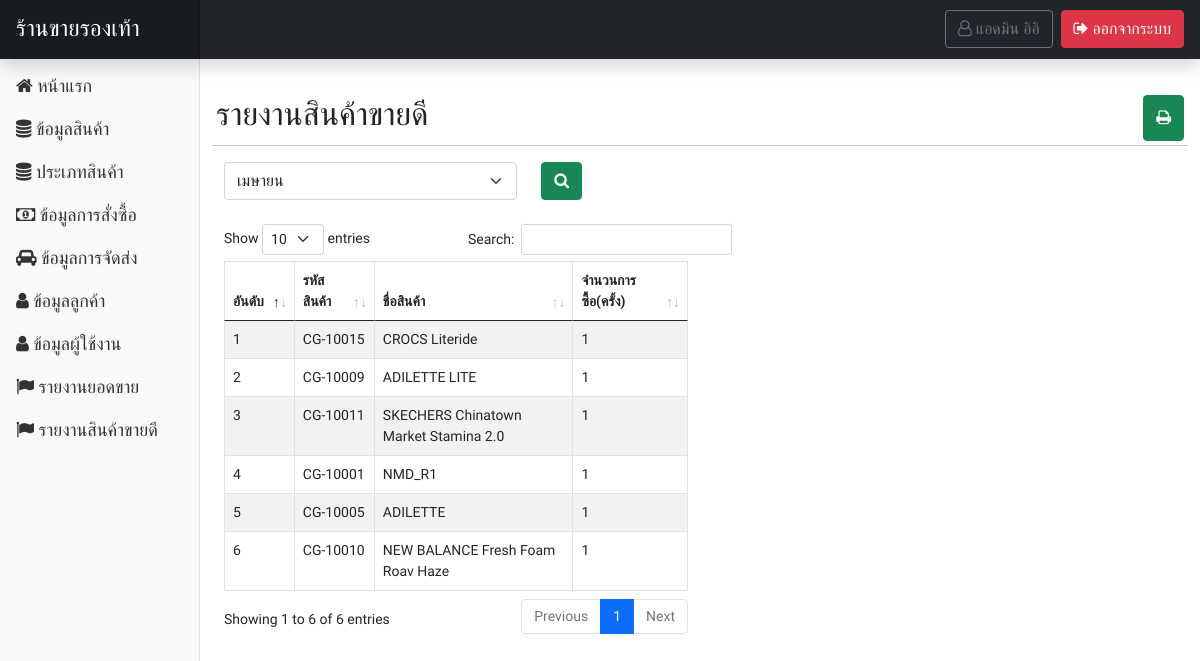
The app's page /page-admin/report_bestsell.php?month=04 (signed in), older data.
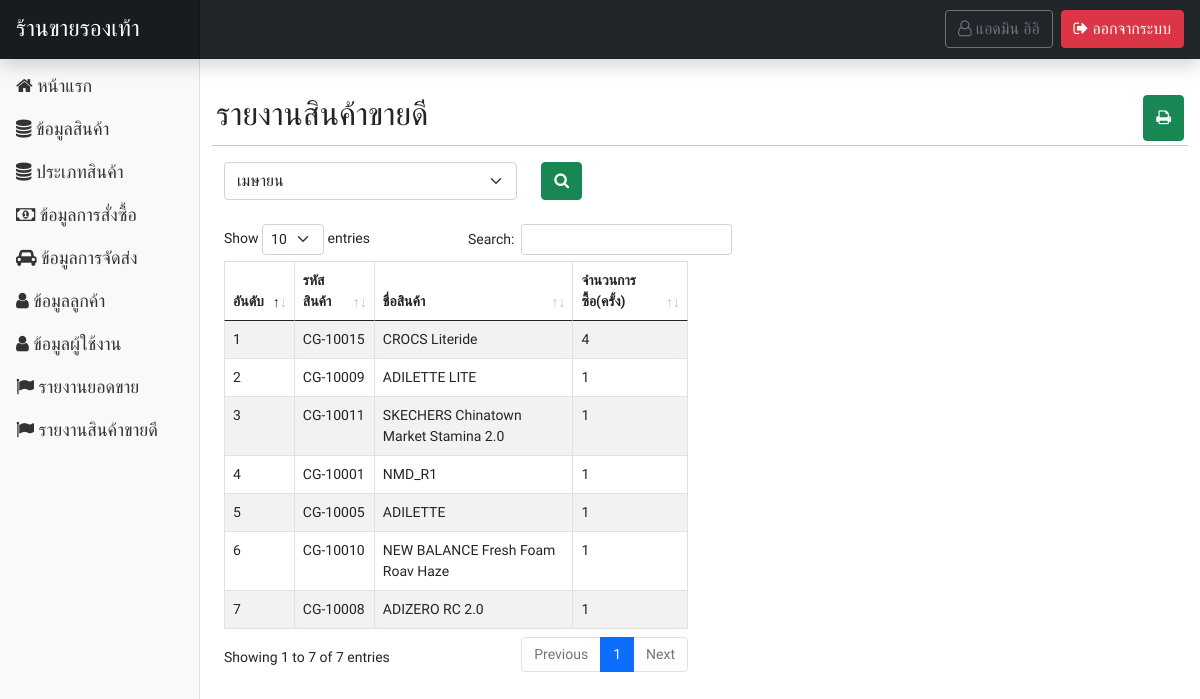
The same page, newer data.
### tables this page shows
CREATE TABLE `tbl_payment_list` (
  `pl_id` int(50) NOT NULL COMMENT 'ID',
  `pl_pm_code` varchar(255) NOT NULL COMMENT 'รหัสการสั่งซื้อ',
  `pl_cg_id` varchar(255) NOT NULL COMMENT 'ID สินค้า',
  `pl_amount` varchar(255) NOT NULL COMMENT 'จำนวน',
  `pl_size` varchar(10) NOT NULL
);

CREATE TABLE `tbl_cargo` (
  `cg_id` int(20) NOT NULL COMMENT 'ID',
  `cg_code` varchar(255) NOT NULL COMMENT 'รหัสสินค้า',
  `cg_name` varchar(255) NOT NULL COMMENT 'ชื่อสินค้า',
  `cg_detail` text NOT NULL COMMENT 'รายละเอียด',
  `cg_img` varchar(255) NOT NULL COMMENT 'รูปภาพ',
  `cg_type_id` varchar(50) NOT NULL COMMENT 'ID ประเภทสินค้า',
  `cg_price` varchar(50) NOT NULL COMMENT 'ราคา',
  `cg_amount` varchar(50) NOT NULL COMMENT 'จำนวนในคลัง',
  `cg_view` varchar(50) NOT NULL DEFAULT '0' COMMENT 'การดูสินค้า'
);

### functions.php (called while the page is built, shortened)
<?php
class ConnectDB
{
    protected $db;
    function __construct()
    {
        $DB_HOST = "localhost";
        $DB_USER = "root";
        $DB_PASS = "";
        $DB_NAME = "stoe_store";
        $con = new mysqli($DB_HOST, $DB_USER, $DB_PASS, $DB_NAME);
        $con->set_charset("utf8");
        $this->db = $con;
    }
    function query($data)
    {
        $result = $this->db->query($data);
        if ($result == true) {
            return $result;
        } else {
            echo "Error to query.!!";
        }
    }
}
class User extends ConnectDB
{
    function userGetById($id)
    {
        $result = $this->db->query("SELECT * FROM tbl_user WHERE u_id = '$id' ");
        $row = $result->fetch_all(MYSQLI_ASSOC);
        return $row;
    }
}
function NameMonth()
{
    $monthList = [
        "01" => "มกราคม",
        "02" => "กุมภาพันธ์",
        "03" => "มีนาคม",
        "04" => "เมษายน",
        "05" => "พฤษภาคม",
        "06" => "มิถุนายน",
        "07" => "กรกฎาคม",
        "08" => "สิงหาคม",
        "09" => "กันยายน",
        "10" => "ตุลาคม",
        "11" => "พฤศจิกายน",
        "12" => "ธันวาคม",
    ];
    return $monthList;
}

### page-admin/report_bestsell.php (the view, shortened to what this page needs)
<?php include('header.php'); ?>
</head>
<body>
    <?php
    $obj = new ConnectDB();
    if (isset($_GET['month']) && !empty($_GET['month'])) {
        $result = $obj->query("SELECT *,COUNT(cg.cg_code*pl_amount) as total FROM tbl_payment_list as pl INNER JOIN tbl_payment as pm ON pl.pl_pm_code = pm.pm_code INNER JOIN tbl_cargo as cg ON pl.pl_cg_id = cg.cg_id WHERE MONTH(pm.pm_date) = '" . $_GET['month'] . "' GROUP BY cg.cg_code ORDER BY total DESC ");
    }
    ?>
    <?php include('navbar.php'); ?>
    <div class="container-fluid">
        <div class="row my-4">
            <?php include('sidebar.php'); ?>
            <main class="col-md-9 ms-sm-auto col-lg-10 px-md-4">
                <div class="row mt-2">
                    <div class="d-flex justify-content-between align-content-center p-1">
                        <h2>รายงานสินค้าขายดี
                            <?php $i = 1; ?>
                        </h2>
                        <button onclick="window.print()" class="btn btn-success no-print"><i class="fa fa-print"></i> </button>
                    </div>
                    <hr>
                    <div class="row mb-4">
                        <div class="col-md-12">
                            <form action="" method="GET">
                                <div class="row">
                                    <div class="col-md-4">
                                        <select class="form-select no-print" name="month" id="no-print">
                                            <?php foreach (NameMonth() as $key => $value) { ?>
                                                <option value="<?= $key; ?>" <?php if (isset($_GET['month']) && $_GET['month'] == $key) {
                                                                                echo "selected";
                                                                            } ?>><?= $value; ?></option>
                                            <?php } ?>
                                        </select>
                                    </div>
                                    <div class="col-md-4">
                                        <button type="submit" name="submit" value="search" class="btn btn-success" id="no-print"><i class="fa fa-search" aria-hidden="true"></i></button>
                                    </div>
                                </div>
                            </form>
                        </div>
                    </div>
                    <?php if (isset($result) && $result->num_rows > 0) { ?>
                        <div class="col-md-6">
                            <table id="dtb" class="table table-striped table-bordered mt-5" style="width:100%">
                                <thead>
                                    <tr>
                                        <th>อันดับ</th>
                                        <th>รหัสสินค้า</th>
                                        <th>ชื่อสินค้า</th>
                                        <th>จำนวนการซื้อ(ครั้ง)</th>
                                    </tr>
                                </thead>
                                <tbody>
                                    <?php while ($row = $result->fetch_array()) { ?>
                                        <tr>
                                            <td><?= $i++; ?></td>
                                            <td><?= $row['cg_code'] ?></td>
                                            <td><?= $row['cg_name'] ?></td>
                                            <td><?= $row['total']; ?></td>
                                        </tr>
                                    <?php } ?>
                                </tbody>
                            </table>
                        </div>
                    <?php } ?>
                </div>
            </main>
        </div>
    </div>
    <?php include('call_datatable.php'); ?>
</body>
</html>

Row changes from the older to the newer data that the page shows:
computed for tbl_payment_list "CG-10015": total "1" → "4"
added tbl_payment_list: tbl_cargo.cg_code "CG-10008", tbl_cargo.cg_name "ADIZERO RC 2.0", total "1"
Text that changed along with them:
text written by a page script: "Show entries Search: Showing 1 to 6 of 6 entries Previous 1 Next" → "Show entries Search: Showing 1 to 7 of 7 entries Previous 1 Next"
